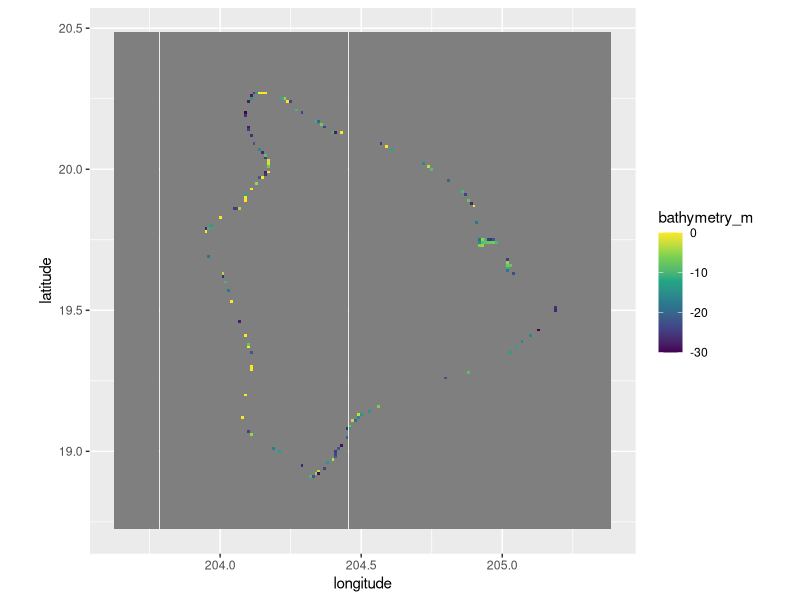

Recreate this plot in R.
library(readr)
library(dplyr)
library(ggplot2)

df <- read_csv("data/jplmursst_strm15.csv")
df$bathymetry_m = ifelse(df$bathymetry_m %in% c(-30:0), df$bathymetry_m, NA)
df$bathymetry_m = ifelse(df$bathymetry_m > 0, NA, df$bathymetry_m)

ggplot() + 
  geom_tile(data = df, aes(longitude, latitude, fill = bathymetry_m)) +
  scale_fill_viridis_c() + 
  scale_color_manual(values = cm.colors(9),"") +
  coord_fixed()